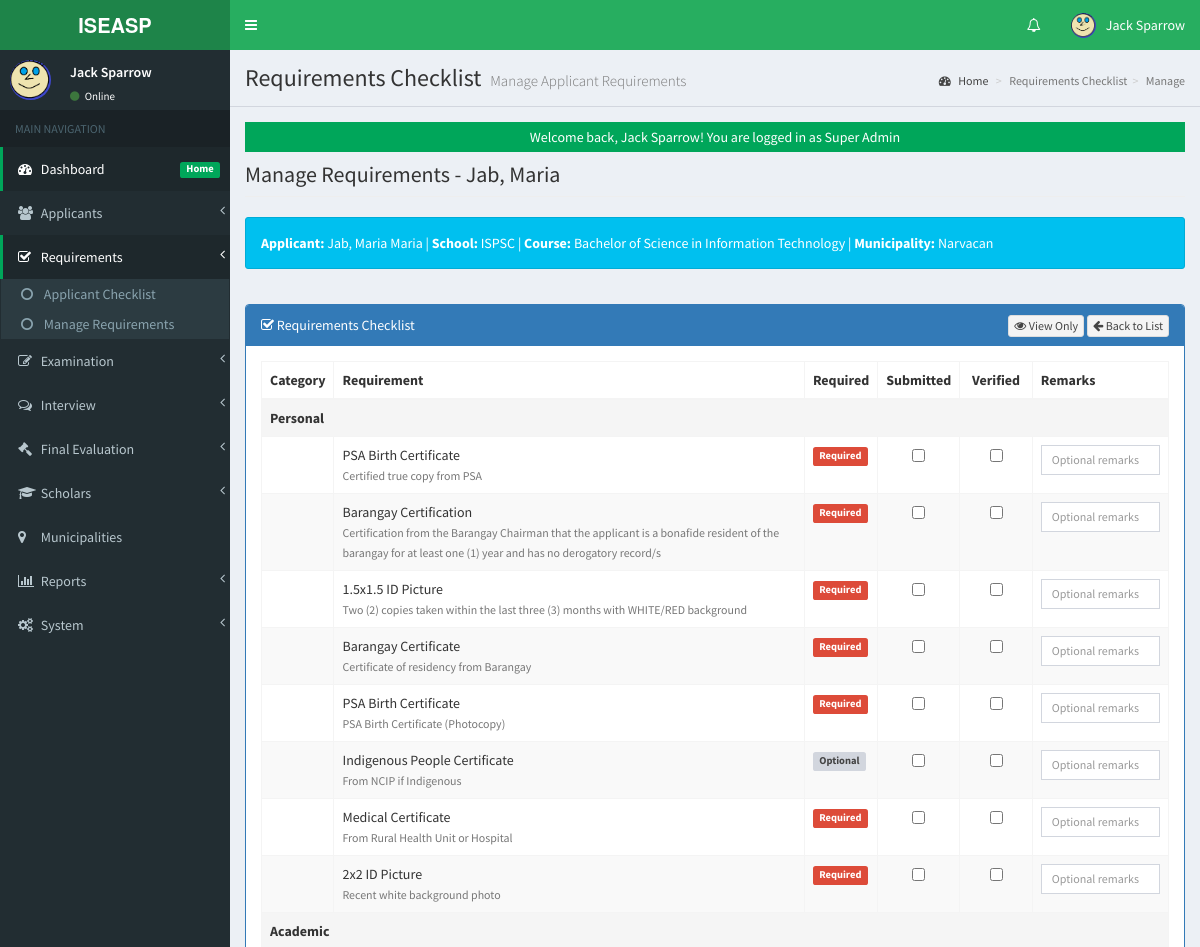
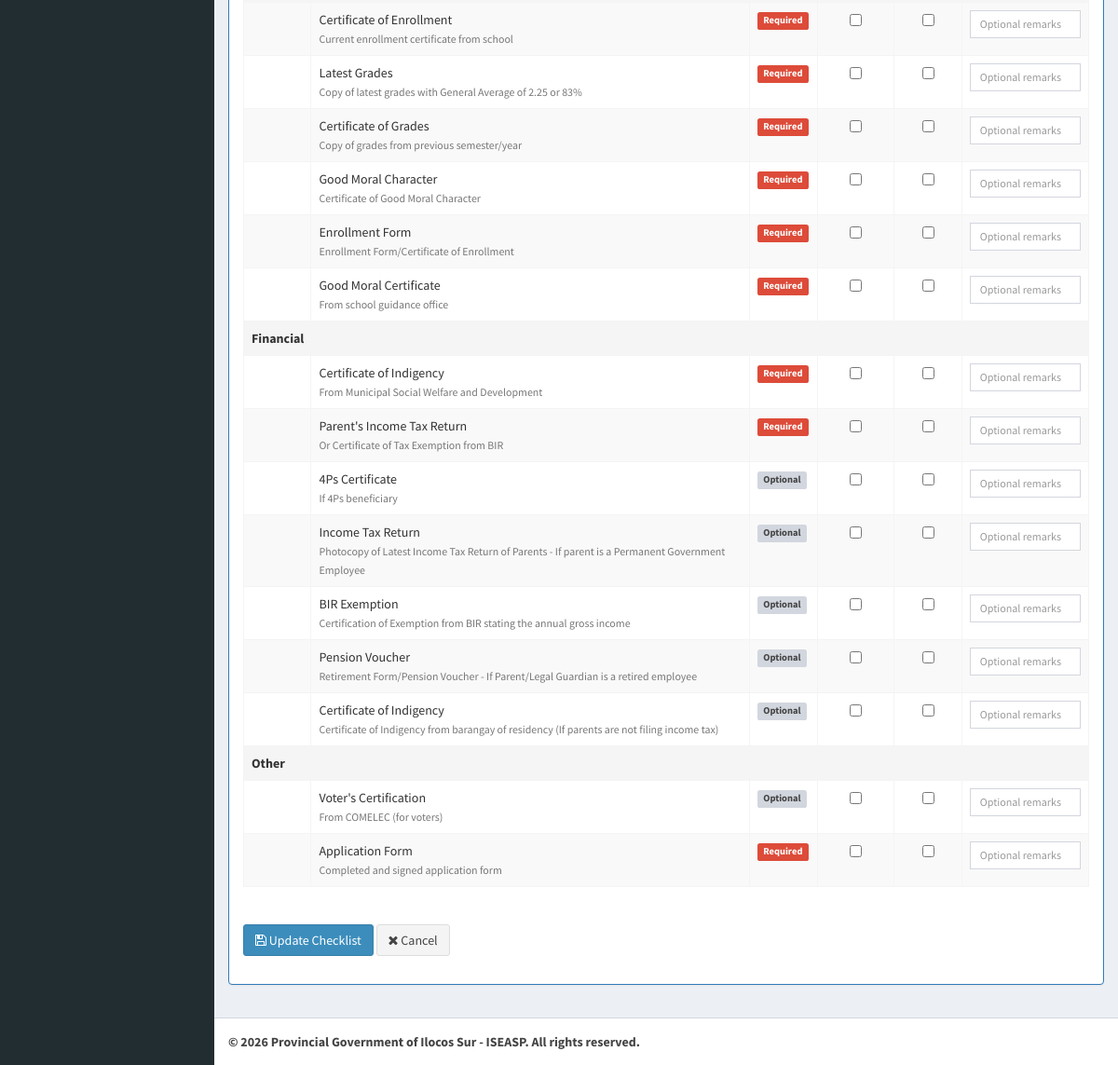
The page /admin/checklist/index.php?view=manage&id=6 (signed in) on the database its author committed (2 pictures, top to bottom).
### tables this page shows
CREATE TABLE `tblusers` (
  `USERID` int(11) NOT NULL AUTO_INCREMENT,
  `FULLNAME` varchar(150) NOT NULL,
  `USERNAME` varchar(100) NOT NULL,
  `PASS` varchar(255) NOT NULL,
  `ROLE` enum('Super Admin','Admin','Evaluator','Staff') DEFAULT 'Admin',
  `PICLOCATION` varchar(255) DEFAULT NULL,
  `EMAIL` varchar(150) DEFAULT NULL,
  `DATECREATED` datetime DEFAULT current_timestamp(),
  `LAST_LOGIN` datetime DEFAULT NULL,
  `LAST_ACTIVITY` datetime DEFAULT NULL,
  `IP_ADDRESS` varchar(45) DEFAULT NULL,
  PRIMARY KEY (`USERID`),
  UNIQUE KEY `USERNAME` (`USERNAME`),
  KEY `idx_username` (`USERNAME`),
  KEY `idx_role` (`ROLE`)
);

CREATE TABLE `tbl_applicants` (
  `APPLICANTID` int(11) NOT NULL AUTO_INCREMENT,
  `FIRSTNAME` varchar(100) NOT NULL,
  `MIDDLENAME` varchar(100) DEFAULT NULL,
  `LASTNAME` varchar(100) NOT NULL,
  `SUFFIX` varchar(10) DEFAULT NULL,
  `LRN` varchar(12) DEFAULT NULL,
  `BIRTHDATE` date DEFAULT NULL,
  `BIRTHPLACE` varchar(200) DEFAULT NULL,
  `GENDER` enum('Male','Female','Other') DEFAULT NULL,
  `CIVIL_STATUS` enum('Single','Married','Widowed','Separated') DEFAULT 'Single',
  `RELIGION` varchar(100) DEFAULT NULL,
  `NATIONALITY` varchar(50) DEFAULT 'Filipino',
  `PERMANENT_ADDRESS` text DEFAULT NULL,
  `CURRENT_ADDRESS` text DEFAULT NULL,
  `DISTRICT` varchar(100) DEFAULT NULL,
  `MUNICIPALITY` varchar(100) DEFAULT NULL,
  `BARANGAY` varchar(100) DEFAULT NULL,
  `COURSE` varchar(150) NOT NULL,
  `SCHOOL` varchar(150) NOT NULL,
  `YEARLEVEL` varchar(50) NOT NULL,
  `GPA` decimal(5,2) DEFAULT NULL,
  `CONTACT` varchar(20) NOT NULL,
  `EMAIL` varchar(150) NOT NULL,
  `FACEBOOK_URL` varchar(255) DEFAULT NULL,
  `EMERGENCY_CONTACT_NAME` varchar(150) DEFAULT NULL,
  `EMERGENCY_CONTACT_NUMBER` varchar(20) DEFAULT NULL,
  `EMERGENCY_CONTACT_RELATION` varchar(50) DEFAULT NULL,
  `APPLICATION_TYPE` enum('New Applicant','Renewal') DEFAULT 'New Applicant',
  `SCHOOL_YEAR` varchar(20) DEFAULT NULL,
  `SEMESTER` enum('1st Semester','2nd Semester','Summer') DEFAULT '1st Semester',
  `IS_4PS_BENEFICIARY` enum('Yes','No') DEFAULT 'No',
  `IS_INDIGENOUS` enum('Yes','No') DEFAULT 'No',
  `FAMILY_ANNUAL_INCOME` decimal(10,2) DEFAULT NULL,
  `PARENT_OCCUPATION` varchar(100) DEFAULT NULL,
  `STATUS` enum('Pending','Approved','Rejected','For Interview','Qualified','Scholar','Graduated') DEFAULT 'Pending',
  `EXAM_STATUS` enum('Pending','Passed','Failed') DEFAULT 'Pending',
  `REQUIREMENT_STATUS` enum('Complete','Incomplete','Pending') DEFAULT 'Pending',
  `REQUIREMENT_DATE` datetime DEFAULT NULL,
  `EXAM_SLIP_NUMBER` varchar(50) DEFAULT NULL,
  `EXAM_SLIP_GENERATED` datetime DEFAULT NULL,
  `EXAM_DATE` date DEFAULT NULL,
  `EXAM_TIME` time DEFAULT NULL,
  `EXAM_VENUE` varchar(255) DEFAULT NULL,
  `EXAM_NOTES` text DEFAULT NULL,
  `CREATED_BY` int(11) NOT NULL,
  `DATECREATED` datetime DEFAULT current_timestamp(),
  `UPDATED_BY` int(11) DEFAULT NULL,
  `LAST_UPDATED` datetime DEFAULT NULL ON UPDATE current_timestamp(),
  PRIMARY KEY (`APPLICANTID`),
  KEY `CREATED_BY` (`CREATED_BY`),
  KEY `idx_lrn` (`LRN`),
  KEY `idx_status` (`STATUS`),
  KEY `idx_exam_status` (`EXAM_STATUS`),
  KEY `idx_requirement_status` (`REQUIREMENT_STATUS`),
  KEY `idx_school_year` (`SCHOOL_YEAR`),
  KEY `idx_municipality` (`MUNICIPALITY`),
  KEY `idx_district` (`DISTRICT`),
  KEY `idx_datecreated` (`DATECREATED`),
  KEY `idx_updated_by` (`UPDATED_BY`),
  CONSTRAINT `fk_applicant_creator` FOREIGN KEY (`CREATED_BY`) REFERENCES `tblusers` (`USERID`),
  CONSTRAINT `fk_applicant_updater` FOREIGN KEY (`UPDATED_BY`) REFERENCES `tblusers` (`USERID`) ON DELETE SET NULL
);

CREATE TABLE `tbl_requirement` (
  `REQUIREMENT_ID` int(11) NOT NULL AUTO_INCREMENT,
  `REQUIREMENT_NAME` varchar(100) NOT NULL,
  `DESCRIPTION` text DEFAULT NULL,
  `REQUIRED` enum('Yes','No') DEFAULT 'Yes',
  `CATEGORY` enum('Personal','Academic','Financial','Other') DEFAULT 'Other',
  `DISPLAY_ORDER` int(11) DEFAULT 0,
  `CREATED_BY` int(11) DEFAULT NULL,
  `CREATED_AT` datetime DEFAULT current_timestamp(),
  `UPDATED_BY` int(11) DEFAULT NULL,
  `UPDATED_AT` datetime DEFAULT NULL ON UPDATE current_timestamp(),
  PRIMARY KEY (`REQUIREMENT_ID`),
  KEY `idx_category` (`CATEGORY`),
  KEY `idx_required` (`REQUIRED`),
  KEY `fk_requirement_creator` (`CREATED_BY`),
  KEY `fk_requirement_updater` (`UPDATED_BY`),
  CONSTRAINT `fk_requirement_creator` FOREIGN KEY (`CREATED_BY`) REFERENCES `tblusers` (`USERID`) ON DELETE SET NULL,
  CONSTRAINT `fk_requirement_updater` FOREIGN KEY (`UPDATED_BY`) REFERENCES `tblusers` (`USERID`) ON DELETE SET NULL
);

### admin/checklist/checklist.php (the view, shortened to what the rows shown need)
<?php
$id = isset($_GET['id']) ? intval($_GET['id']) : 0;
global $mydb;
$mydb->setQuery("SELECT * FROM tbl_applicants WHERE APPLICANTID = $id");
$mydb->executeQuery();
$applicant = $mydb->loadSingleResult();
$sql = "
    SELECT
        r.*,
        COALESCE(c.IS_SUBMITTED, 0) as IS_SUBMITTED,
        COALESCE(c.IS_VERIFIED, 0) as IS_VERIFIED,
        c.REMARKS
    FROM tbl_requirement r
    LEFT JOIN tbl_applicant_requirement_checklist c
        ON r.REQUIREMENT_ID = c.REQUIREMENT_ID AND c.APPLICANTID = $id
    ORDER BY r.CATEGORY, r.DISPLAY_ORDER
";
$mydb->setQuery($sql);
$mydb->executeQuery();
$requirements = $mydb->loadResultList();
?>
<div class="row">
    <div class="col-lg-12">
        <h1 class="page-header">Manage Requirements - <?= htmlspecialchars($applicant->LASTNAME . ', ' . $applicant->FIRSTNAME) ?></h1>
    </div>
</div>
<div class="row" style="margin-bottom: 15px;">
    <div class="col-lg-12">
        <div class="alert alert-info">
            <strong>Applicant:</strong> <?= htmlspecialchars($applicant->LASTNAME . ', ' . $applicant->FIRSTNAME . ' ' . ($applicant->MIDDLENAME ?? '')) ?> |
            <strong>School:</strong> <?= htmlspecialchars($applicant->SCHOOL) ?> |
            <strong>Course:</strong> <?= htmlspecialchars($applicant->COURSE) ?> |
            <strong>Municipality:</strong> <?= htmlspecialchars($applicant->MUNICIPALITY) ?>
        </div>
    </div>
</div>
<div class="row">
    <div class="col-lg-12">
        <div class="panel panel-primary">
            <div class="panel-heading">
                <i class="fa fa-check-square-o"></i> Requirements Checklist
                <div class="pull-right">
                    <a href="index.php?view=view&id=<?= $id ?>" class="btn btn-default btn-xs">
                        <i class="fa fa-eye"></i> View Only
                    </a>
                    <a href="index.php" class="btn btn-default btn-xs">
                        <i class="fa fa-arrow-left"></i> Back to List
                    </a>
                </div>
            </div>
            <div class="panel-body">
                <form method="POST" action="">
                    <div class="table-responsive">
                        <table class="table table-bordered table-striped">
                            <thead>
                                <tr>
                                    <th>Category</th>
                                    <th>Requirement</th>
                                    <th>Required</th>
                                    <th class="text-center" width="8%">Submitted</th>
                                    <th class="text-center" width="8%">Verified</th>
                                    <th>Remarks</th>
                                </tr>
                            </thead>
                            <tbody>
                                <?php
                                $current_category = '';
                                foreach ($requirements as $req):
                                    if ($current_category != $req->CATEGORY):
                                        $current_category = $req->CATEGORY;
                                ?>
                                <tr class="active">
                                    <td colspan="6"><strong><?= $current_category ?></strong></td>
                                </tr>
                                <?php endif; ?>
                                <tr>
                                    <td></td>
                                    <td>
                                        <?= htmlspecialchars($req->REQUIREMENT_NAME) ?>
                                        <?php if (!empty($req->DESCRIPTION)): ?>
                                            <br><small class="text-muted"><?= htmlspecialchars($req->DESCRIPTION) ?></small>
                                        <?php endif; ?>
                                    </td>
                                    <td>
                                        <?php if ($req->REQUIRED == 'Yes'): ?>
                                            <span class="label label-danger">Required</span>
                                        <?php else: ?>
                                            <span class="label label-default">Optional</span>
                                        <?php endif; ?>
                                    </td>
                                    <td class="text-center">
                                        <input type="checkbox" name="requirements[<?= $req->REQUIREMENT_ID ?>][submitted]"
                                               value="1" <?= $req->IS_SUBMITTED ? 'checked' : '' ?>>
                                    </td>
                                    <td class="text-center">
                                        <input type="checkbox" name="requirements[<?= $req->REQUIREMENT_ID ?>][verified]"
                                               value="1" <?= $req->IS_VERIFIED ? 'checked' : '' ?>>
                                    </td>
                                    <td>
                                        <input type="text" class="form-control input-sm"
                                               name="requirements[<?= $req->REQUIREMENT_ID ?>][remarks]"
                                               value="<?= htmlspecialchars($req->REMARKS ?? '') ?>"
                                               placeholder="Optional remarks">
                                    </td>
                                </tr>
                                <?php endforeach; ?>
                            </tbody>
                        </table>
                    </div>
                    <div class="form-group" style="margin-top: 20px;">
                        <button type="submit" name="update_checklist" class="btn btn-primary">
                            <i class="fa fa-save"></i> Update Checklist
                        </button>
                        <a href="index.php?view=view&id=<?= $id ?>" class="btn btn-default">
                            <i class="fa fa-times"></i> Cancel
                        </a>
                    </div>
                </form>
            </div>
        </div>
    </div>
</div>

### admin/theme/templates.php (shortened to what the rows shown need)
<!DOCTYPE html>
<html>
<head>
    <link rel="stylesheet" href="<?php echo web_root;?>bootstrap/css/bootstrap.min.css">
    <link rel="stylesheet" href="<?php echo web_root;?>plugins/font-awesome/css/font-awesome.min.css">
    <link rel="stylesheet" href="<?php echo web_root;?>dist/css/AdminLTE.min.css">
    <link rel="stylesheet" href="<?php echo web_root;?>dist/css/skins/_all-skins.min.css">
    <link rel="stylesheet" href="<?php echo web_root;?>plugins/iCheck/flat/blue.css">
    <link rel="stylesheet" href="<?php echo web_root;?>plugins/datatables/dataTables.bootstrap.css">
    <link rel="stylesheet" href="<?php echo web_root;?>plugins/datepicker/datepicker3.css">
    <link rel="stylesheet" href="<?php echo web_root;?>plugins/daterangepicker/daterangepicker-bs3.css">
    <link rel="stylesheet" href="<?php echo web_root;?>plugins/bootstrap-wysihtml5/bootstrap3-wysihtml5.min.css">
</head>
<body class="hold-transition skin-green fixed sidebar-mini">
    <div class="wrapper">
        <header class="main-header">
            <nav class="navbar navbar-static-top" role="navigation">
                <div class="navbar-custom-menu">
                    <ul class="nav navbar-nav">
                        <?php
                        $user = New User();
                        $singleuser = $user->single_user($_SESSION['ADMIN_USERID']);
                        ?>
                        <li class="dropdown user user-menu">
                            <a href="#" class="dropdown-toggle" data-toggle="dropdown">
                                <img src="<?php echo web_root.'admin/user/photos/'. $singleuser->PICLOCATION;?>" class="user-image" alt="User Image">
                                <span class="hidden-xs"><?php echo $singleuser->FULLNAME; ?></span>
                            </a>
                        </li>
                    </ul>
                </div>
            </nav>
        </header>
        <aside class="main-sidebar">
            <section class="sidebar">
                <div class="user-panel">
                    <div class="pull-left image">
                        <img src="<?php echo web_root.'admin/user/photos/'. $singleuser->PICLOCATION;?>" class="img-circle" alt="User Image"  style="height: 40px;">
                    </div>
                    <div class="pull-left info">
                        <p><?php echo $singleuser->FULLNAME; ?></p>
                        <a href="#"><i class="fa fa-circle text-success"></i> Online</a>
                    </div>
                </div>
            </section>
        </aside>
        <div class="content-wrapper">
            <section class="content-header">
                <h1>
                    <?php echo isset($title) ? $title : 'Dashboard'; ?>
                    <small><?php echo isset($subtitle) ? $subtitle : 'Control Panel'; ?></small>
                </h1>
            </section>
            <section class="content">
                <?php
                if (isset($content) && file_exists($content)) {
                    require_once $content;
                } else {
                    echo '<div class="alert alert-danger">Content file not found!</div>';
                }
                ?>
            </section>
        </div>
    </div>
</body>
</html>

### rows shown on the page
tblusers: PICLOCATION (picture), FULLNAME "Jack Sparrow"
tbl_applicants: LASTNAME+FIRSTNAME "Jab, Maria", LASTNAME+FIRSTNAME+MIDDLENAME "Jab, Maria Maria", SCHOOL "ISPSC", COURSE "Bachelor of Science in Information Technology", MUNICIPALITY "Narvacan"
tbl_requirement: CATEGORY "Personal", REQUIREMENT_NAME "PSA Birth Certificate", DESCRIPTION "Certified true copy from PSA", REQUIRED "Required"
tbl_requirement: REQUIREMENT_NAME "Barangay Certification", DESCRIPTION "Certification from the Barangay Chairman that the applicant is a bonafide resident of the barangay for at least one (1) year and has no derogatory record/s", REQUIRED "Required"
tbl_requirement: REQUIREMENT_NAME "1.5x1.5 ID Picture", DESCRIPTION "Two (2) copies taken within the last three (3) months with WHITE/RED background", REQUIRED "Required"
tbl_requirement: REQUIREMENT_NAME "Barangay Certificate", DESCRIPTION "Certificate of residency from Barangay", REQUIRED "Required"
tbl_requirement: REQUIREMENT_NAME "PSA Birth Certificate", DESCRIPTION "PSA Birth Certificate (Photocopy)", REQUIRED "Required"
tbl_requirement: REQUIREMENT_NAME "Indigenous People Certificate", DESCRIPTION "From NCIP if Indigenous", REQUIRED "Optional"
tbl_requirement: REQUIREMENT_NAME "Medical Certificate", DESCRIPTION "From Rural Health Unit or Hospital", REQUIRED "Required"
tbl_requirement: REQUIREMENT_NAME "2x2 ID Picture", DESCRIPTION "Recent white background photo", REQUIRED "Required"
tbl_requirement: CATEGORY "Academic", REQUIREMENT_NAME "Certificate of Enrollment", DESCRIPTION "Current enrollment certificate from school", REQUIRED "Required"
tbl_requirement: REQUIREMENT_NAME "Latest Grades", DESCRIPTION "Copy of latest grades with General Average of 2.25 or 83%", REQUIRED "Required"
tbl_requirement: REQUIREMENT_NAME "Certificate of Grades", DESCRIPTION "Copy of grades from previous semester/year", REQUIRED "Required"
tbl_requirement: REQUIREMENT_NAME "Good Moral Character", DESCRIPTION "Certificate of Good Moral Character", REQUIRED "Required"
tbl_requirement: REQUIREMENT_NAME "Enrollment Form", DESCRIPTION "Enrollment Form/Certificate of Enrollment", REQUIRED "Required"
tbl_requirement: REQUIREMENT_NAME "Good Moral Certificate", DESCRIPTION "From school guidance office", REQUIRED "Required"
tbl_requirement: CATEGORY "Financial", REQUIREMENT_NAME "Certificate of Indigency", DESCRIPTION "From Municipal Social Welfare and Development", REQUIRED "Required"
tbl_requirement: REQUIREMENT_NAME "Parent's Income Tax Return", DESCRIPTION "Or Certificate of Tax Exemption from BIR", REQUIRED "Required"
tbl_requirement: REQUIREMENT_NAME "4Ps Certificate", DESCRIPTION "If 4Ps beneficiary", REQUIRED "Optional"
tbl_requirement: REQUIREMENT_NAME "Income Tax Return", DESCRIPTION "Photocopy of Latest Income Tax Return of Parents - If parent is a Permanent Government Employee", REQUIRED "Optional"
tbl_requirement: REQUIREMENT_NAME "BIR Exemption", DESCRIPTION "Certification of Exemption from BIR stating the annual gross income", REQUIRED "Optional"
tbl_requirement: REQUIREMENT_NAME "Pension Voucher", DESCRIPTION "Retirement Form/Pension Voucher - If Parent/Legal Guardian is a retired employee", REQUIRED "Optional"
tbl_requirement: REQUIREMENT_NAME "Certificate of Indigency", DESCRIPTION "Certificate of Indigency from barangay of residency (If parents are not filing income tax)", REQUIRED "Optional"
tbl_requirement: CATEGORY "Other", REQUIREMENT_NAME "Voter's Certification", DESCRIPTION "From COMELEC (for voters)", REQUIRED "Optional"
tbl_requirement: REQUIREMENT_NAME "Application Form", DESCRIPTION "Completed and signed application form", REQUIRED "Required"

### other values the page prints
$title "Requirements Checklist"
$subtitle "Manage Applicant Requirements"
str_replace('_', ' ', $_GET['view']) "Manage"
$_SESSION['message'] "Welcome back, Jack Sparrow! You are logged in as Super Admin"
